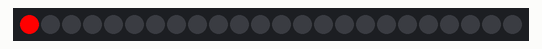
This sketch was run on a simulated Arduino Uno, built with avr-gcc and run on an emulated ATmega328P. On the bench: 24 RGB LEDs in strip order, left to right. Dim RGB values are drawn brighter than linear.

Above: at 0.15 s.
At 4.86 s:
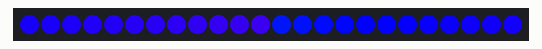
At 9.88 s:
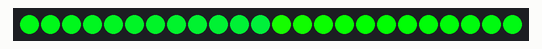
At 19.91 s:
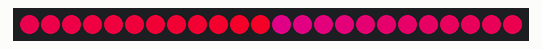
At 29.32 s:
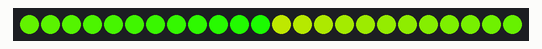
At 39.67 s:
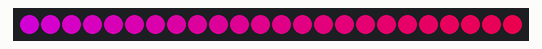

The sketch:

Bunnybots_DASH_Lights.ino
```cpp
#include <FastLED.h>
#define DATA_PIN1    6
#define BRIGHTNESS   255
#define LED_TYPE    WS2812B
#define COLOR_ORDER GRB
#define NUM_LEDS    24
CRGB leds[NUM_LEDS];

CRGBPalette16 currentPalette;
TBlendType    currentBlending;

void setup() {
  FastLED.addLeds<LED_TYPE, DATA_PIN1, COLOR_ORDER>(leds, NUM_LEDS);
  FastLED.setBrightness( BRIGHTNESS);


  currentPalette = RainbowColors_p;
  currentBlending = LINEARBLEND;

}

void loop () {

  static uint8_t colorIndex;
  static int i = 0;

  leds[i] = ColorFromPalette( currentPalette, colorIndex, BRIGHTNESS, currentBlending);
  colorIndex += 1;

  if (++i >= NUM_LEDS) {
    i = 0;
  }

  FastLED.show();
  delay (25);

}
```
